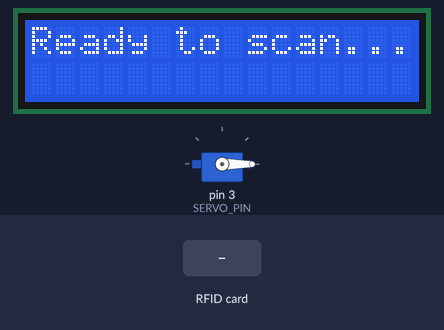
Simulated run of this sketch. Board: Arduino Uno, built with avr-gcc and run on an emulated ATmega328P. Parts: servo, 16×2 character LCD. Inputs (shaded band) come from the test bench. What the sketch prints to the serial monitor is not drawn.

Above: at 1.3 s.
1.4 s: RFID card C6 F6 00 03 held to the reader
At 2.4 s:
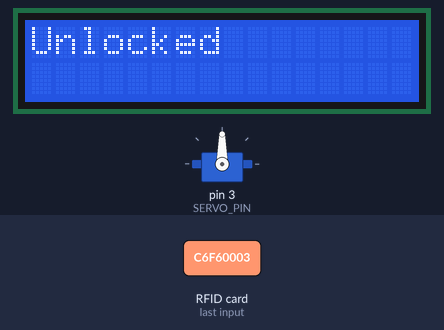
2.9 s: RFID card 9A BC DE F0 held to the reader
At 3.7 s:
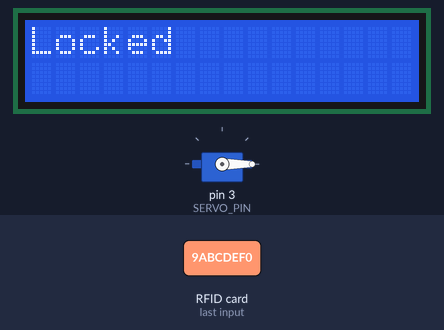
5.4 s: RFID card 5E 7A 19 C4 held to the reader
At 6.7 s:
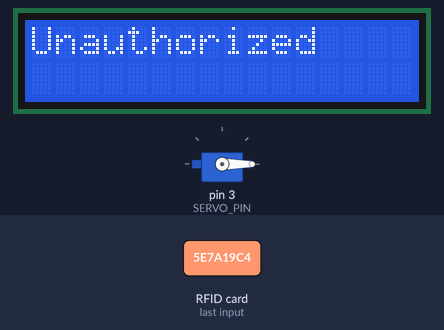
Timing chart, 0 to 8.4 s (numbered marks = the images above; inputs shaded):
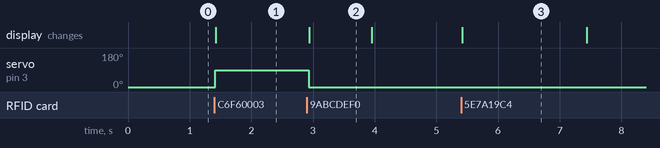

Measured:
- after the input at 1.4 s, servo on pin 3 (SERVO_PIN): 0° → 90° at once; the display: changes at once (image 1)
- after the input at 2.9 s, servo on pin 3 (SERVO_PIN): 90° → 0° at once; the display: changes at once (image 2)
- after the input at 5.4 s, the display: changes at once (image 3)
- what the display in image 2 shows lasts 1.1 s, from 2.9 s to 4.0 s
- what the display in image 3 shows lasts 2.0 s, from 5.4 s to 7.4 s

The sketch:

RFIDLockbox.ino
```cpp
#include <SPI.h>
#include <MFRC522.h>
#include <Servo.h>
#include <Wire.h>
#include <LiquidCrystal_I2C.h>  // Include the LCD library

// Pin Definitions
#define SS_PIN 10
#define RST_PIN 9
#define SERVO_PIN 3

// Create instances for RFID reader, servo and LCD
MFRC522 rfid(SS_PIN, RST_PIN);
Servo lockServo;
LiquidCrystal_I2C lcd(0x27, 16, 2); // Adjust the 0x27 address based on LCD's I2C address

// Define where servo should be when locking/unlocking
#define LOCKED_POSITION 0
#define UNLOCKED_POSITION 90

// List of NUIDs for authorized access
byte knownNUIDs[][4] = {
  {0xC6, 0xF6, 0x0, 0x3},
  {0x9A, 0xBC, 0xDE, 0xF0}
};

// var tracking lock status
bool isLocked = true;

void setup() {
  Serial.begin(9600);
  SPI.begin(); // Initialize SPI bus for RFID reader
  rfid.PCD_Init(); // Initialize the RFID reader

  lockServo.attach(SERVO_PIN); // Attach the servo to its  defined control pin
  lockServo.write(LOCKED_POSITION); // Initialize servo to defined locked position

  // Initialize the LCD display
  lcd.init();
  lcd.backlight();
  lcd.setCursor(0, 0);
  lcd.print("Ready to scan...");

  Serial.println("Ready to scan RFID cards...");
}

void loop() {
  // Check if a new RFID card is present
  if (!rfid.PICC_IsNewCardPresent())
    return;

  // Attempt to read the card's data
  if (!rfid.PICC_ReadCardSerial())
    return;

  // Check if the card is authorized
  if (isAuthorizedCard(rfid.uid.uidByte)) {
    // Handle unlocking and locking mechanism
    if (isLocked) {
      Serial.println("Authorized card detected! Unlocking...");
      lockServo.write(UNLOCKED_POSITION);
      lcd.clear();
      lcd.print("Unlocked");
      isLocked = false;
    } else {
      Serial.println("Locking again...");
      lockServo.write(LOCKED_POSITION);
      isLocked = true;
      lcd.clear();
      lcd.print("Locked");
      delay(1000);
      lcd.clear();
      lcd.print("Ready to scan...");
    }
  } else {
    // Handle unauthorized card detection
    Serial.println("Warning: unauthorized card detected.");
    lcd.clear();
    lcd.print("Unauthorized");
    delay(2000);
    lcd.clear();
    lcd.print(isLocked ? "Ready to scan..." : "Unlocked");
  }

  // Halt the RFID reader for the next card
  rfid.PICC_HaltA();
  rfid.PCD_StopCrypto1();
}

bool isAuthorizedCard(byte *cardID) {
  // Check if the presented card ID matches any known NUIDs
  for (uint8_t i = 0; i < sizeof(knownNUIDs) / sizeof(knownNUIDs[0]); i++) {
    bool match = true;
    for (uint8_t j = 0; j < 4; j++) {
      if (cardID[j] != knownNUIDs[i][j]) {
        match = false;
        break;
      }
    }
    if (match) {
      return true;
    }
  }
  return false;
}

void printInHex(byte *data, byte length) {
  // Print the card's ID in hexadecimal format
  for (byte i = 0; i < length; i++) {
    if (data[i] < 0x10) {
      Serial.print("0");
    }
    Serial.print(data[i], HEX);
    Serial.print(" ");
  }
}

void printInDecimal(byte *data, byte length) {
  // Print the card's ID in decimal format
  for (byte i = 0; i < length; i++) {
    Serial.print(data[i]);
    Serial.print(" ");
  }
}
```
